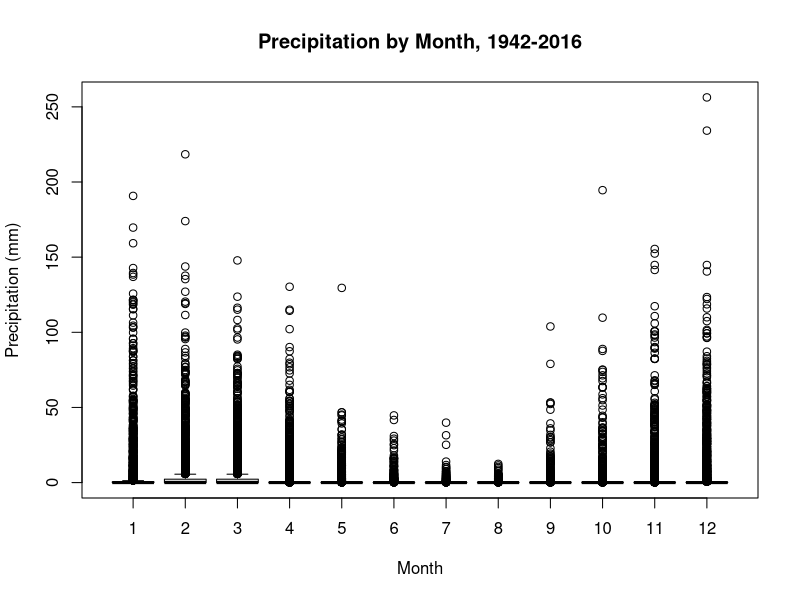
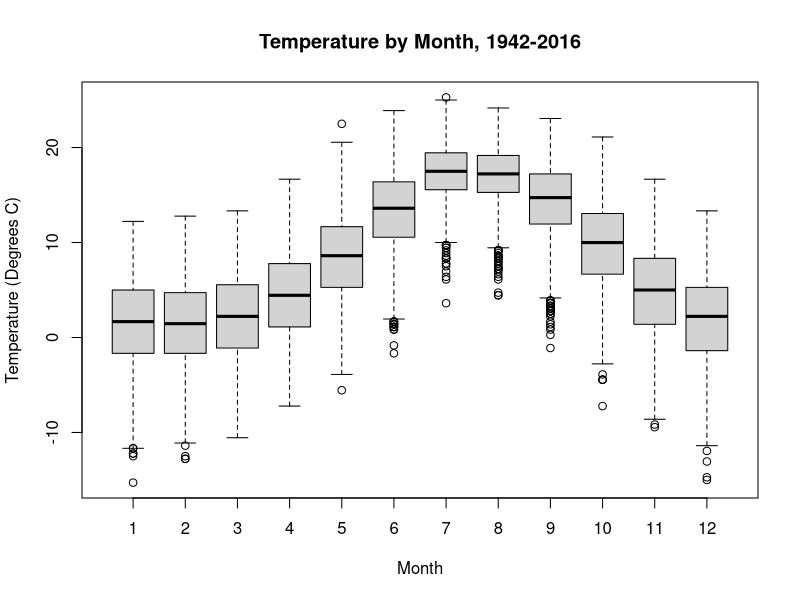
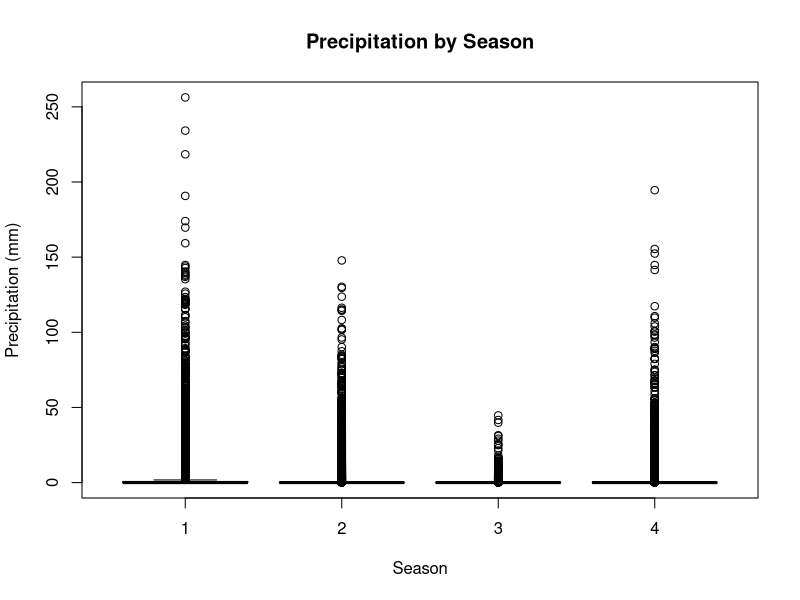
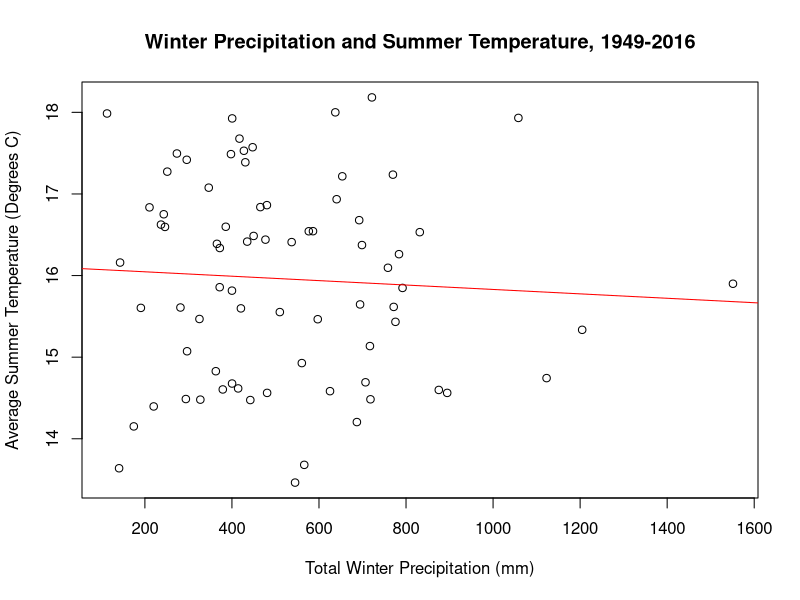

Write R code to recreate these figures, in order.
## ---- chunk 1
knitr::opts_chunk$set(echo = TRUE)
## ---- chunk 2
climate = read.table("clim.txt", header=T)
## ---- chunk 3
boxplot(climate$rain~climate$month,
        xlab = "Month", ylab = "Precipitation (mm)", main = "Precipitation by Month, 1942-2016")
## ---- chunk 4
climate$Tavg <- (climate$tmin+climate$tmax)/2
boxplot(climate$Tavg~climate$month,
        xlab ="Month", ylab = "Temperature (Degrees C)", main = "Temperature by Month, 1942-2016")
## ---- chunk 5
precip.year <- aggregate(climate$rain, by=list(climate$year), sum)
## ---- chunk 6
climate$season <- ifelse(climate$month %in% c(12,1,2), "1",
                         ifelse(climate$month %in% c(3,4,5), "2",
                                ifelse(climate$month %in% c(6,7,8), "3", "4")))
boxplot(climate$rain~climate$season,
        main = "Precipitation by Season", xlab = "Season", ylab = "Precipitation (mm)")
## ---- chunk 7
winter.precip <- subset(climate, season == "1")
summer.temp <- subset(climate, season == "3")


#now let's try to aggregate
W_precip_by_year <- aggregate(winter.precip$rain, by=list(winter.precip$year), sum)

S_temp_by_year <- aggregate(summer.temp$Tavg, by=list(summer.temp$year), mean)

windows()
plot(S_temp_by_year$x~W_precip_by_year$x, main = "Winter Precipitation and Summer Temperature, 1949-2016", xlab = "Total Winter Precipitation (mm)", ylab = "Average Summer Temperature (Degrees C)")
abline(lm(S_temp_by_year$x~W_precip_by_year$x), col = "red")
